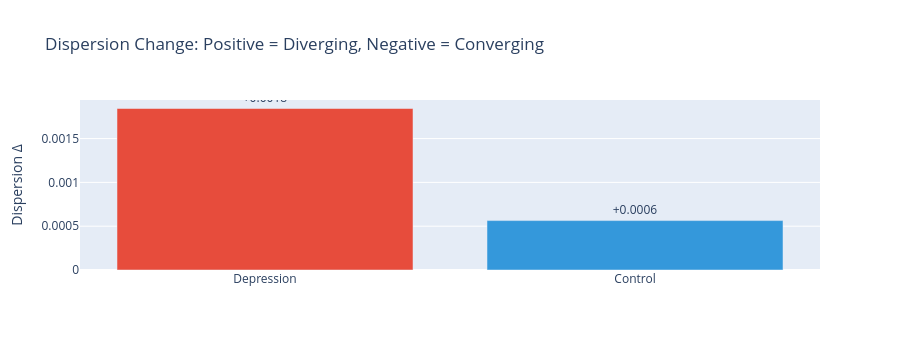

The code cell stored with this chart in its notebook:
### Code cell
# Dispersion change visualization
fig = go.Figure(data=[
    go.Bar(
        x=['Depression', 'Control'],
        y=[dep_report['dispersion_change'], ctl_report['dispersion_change']],
        marker_color=[C_DEP, C_CTL],
        text=[f'{dep_report["dispersion_change"]:+.4f}', f'{ctl_report["dispersion_change"]:+.4f}'],
        textposition='outside',
    )
])
fig.update_layout(
    title='Dispersion Change: Positive = Diverging, Negative = Converging',
    yaxis_title='Dispersion Δ', height=350,
)
fig.show()

### Figure 1 — Plotly figure (JSON) as saved in the notebook; plotly's stock layout.template omitted (floating-point values rounded to 4 significant figures)
{"data": [{"marker": {"color": ["#e74c3c", "#3498db"]}, "text": ["+0.0018", "+0.0006"], "textposition": "outside", "type": "bar", "x": ["Depression", "Control"], "y": [0.001843, 0.000564]}], "layout": {"height": 350, "title": {"text": "Dispersion Change: Positive = Diverging, Negative = Converging"}, "yaxis": {"title": {"text": "Dispersion Δ"}}}}
